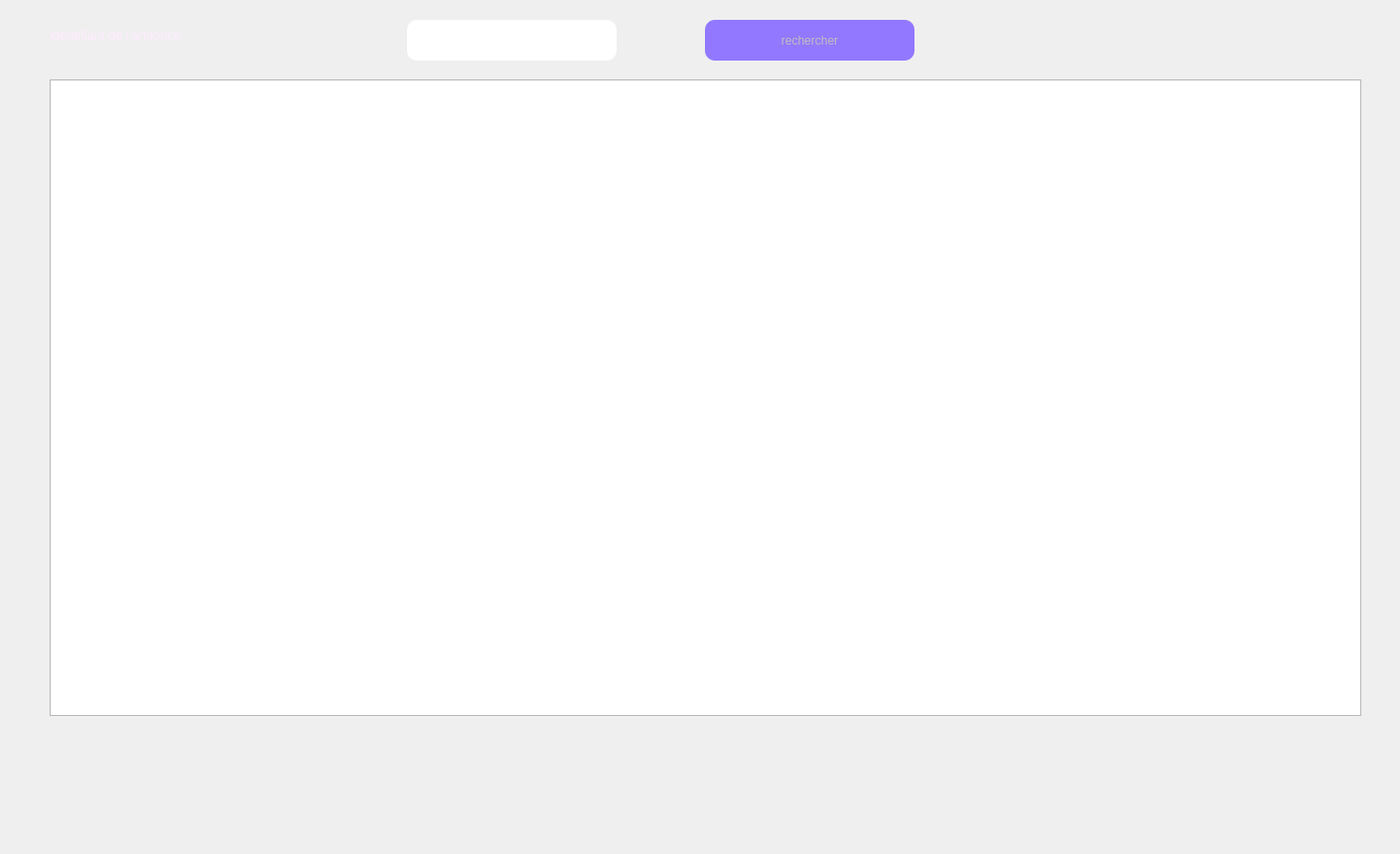
      <widget class="QWidget" name="tab_8">
       <attribute name="title">
        <string>rechercher</string>
       </attribute>
       <widget class="QLabel" name="label_17">
        <property name="geometry">
         <rect>
          <x>0</x>
          <y>0</y>
          <width>471</width>
          <height>321</height>
         </rect>
        </property>
        <property name="text">
         <string/>
        </property>
        <property name="pixmap">
         <pixmap>../../OneDrive/Documents/images/bg.jpg</pixmap>
        </property>
       </widget>
       <widget class="QPushButton" name="rechercherannonce">
        <property name="enabled">
         <bool>false</bool>
        </property>
        <property name="geometry">
         <rect>
          <x>710</x>
          <y>20</y>
          <width>211</width>
          <height>41</height>
         </rect>
        </property>
        <property name="cursor">
         <cursorShape>PointingHandCursor</cursorShape>
        </property>
        <property name="styleSheet">
         <string notr="true">background-color: rgb(0, 0, 255);
background-color: rgb(145, 120, 255);
border-radius: 10px;</string>
        </property>
        <property name="text">
         <string>rechercher</string>
        </property>
       </widget>
       <widget class="QLabel" name="label_28">
        <property name="geometry">
         <rect>
          <x>50</x>
          <y>10</y>
          <width>331</width>
          <height>51</height>
         </rect>
        </property>
        <property name="palette">
         <palette>
          <active>
           <colorrole role="WindowText">
            <brush brushstyle="SolidPattern">
             <color alpha="255">
              <red>255</red>
              <green>235</green>
              <blue>255</blue>
             </color>
            </brush>
           </colorrole>
          </active>
          <inactive>
           <colorrole role="WindowText">
            <brush brushstyle="SolidPattern">
             <color alpha="255">
              <red>255</red>
              <green>235</green>
              <blue>255</blue>
             </color>
            </brush>
           </colorrole>
          </inactive>
          <disabled>
           <colorrole role="WindowText">
            <brush brushstyle="SolidPattern">
             <color alpha="255">
              <red>120</red>
              <green>120</green>
              <blue>120</blue>
             </color>
            </brush>
           </colorrole>
          </disabled>
         </palette>
        </property>
        <property name="text">
         <string>&lt;html&gt;&lt;head/&gt;&lt;body&gt;&lt;p&gt;&lt;span style=&quot; font-size:10pt;&quot;&gt;identifiant de l'annonce&lt;/span&gt;&lt;/p&gt;&lt;/body&gt;&lt;/html&gt;</string>
        </property>
       </widget>
       <widget class="QLineEdit" name="rechercheannonce">
        <property name="geometry">
         <rect>
          <x>410</x>
          <y>20</y>
          <width>211</width>
          <height>41</height>
         </rect>
        </property>
        <property name="styleSheet">
         <string notr="true">border-radius: 10px;</string>
        </property>
       </widget>
       <widget class="QTableView" name="tabanre">
        <property name="geometry">
         <rect>
          <x>50</x>
          <y>80</y>
          <width>1321</width>
          <height>641</height>
         </rect>
        </property>
       </widget>
       <widget class="QLabel" name="label_38">
        <property name="geometry">
         <rect>
          <x>0</x>
          <y>0</y>
          <width>1401</width>
          <height>851</height>
         </rect>
        </property>
        <property name="text">
         <string/>
        </property>
        <property name="pixmap">
         <pixmap>../images/bg.v1.jpg</pixmap>
        </property>
       </widget>
       <zorder>label_38</zorder>
       <zorder>label_17</zorder>
       <zorder>rechercherannonce</zorder>
       <zorder>label_28</zorder>
       <zorder>rechercheannonce</zorder>
       <zorder>tabanre</zorder>
      </widget>
